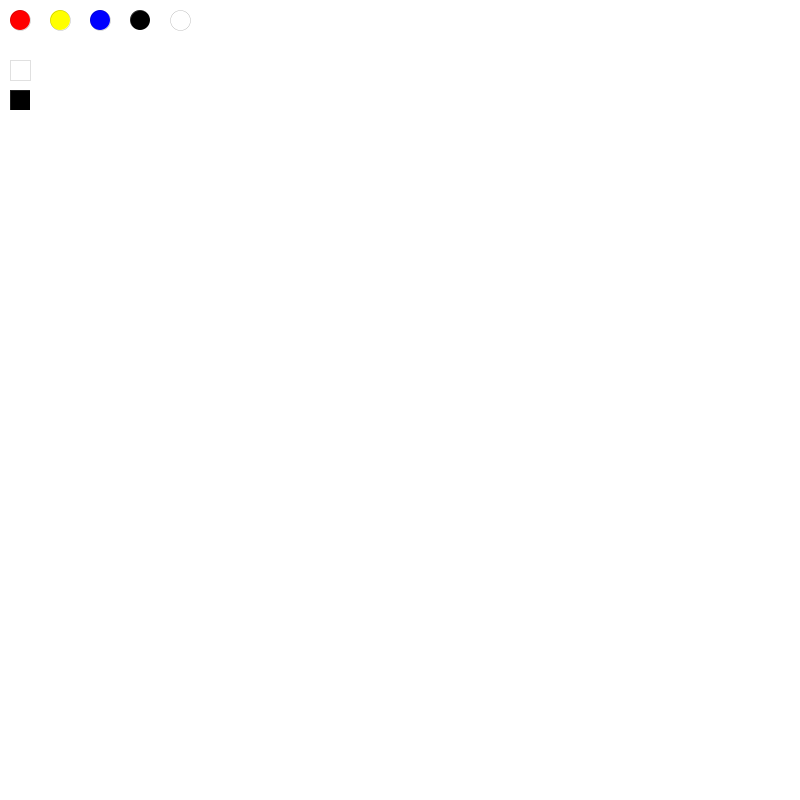
Frame 1 (no input)
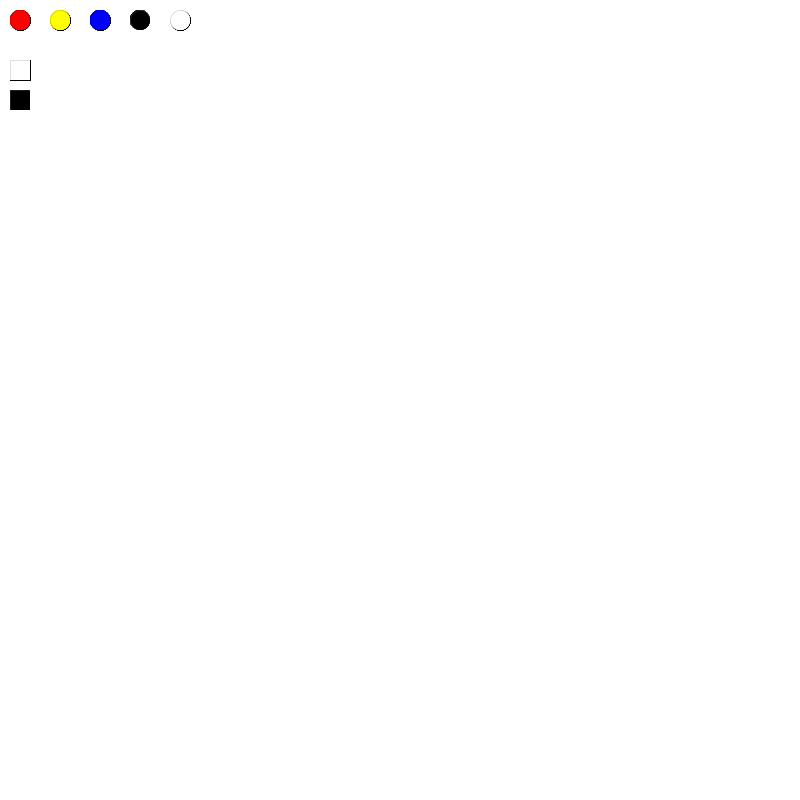
Frame 60 (the mouse pressed at the canvas centre just before this capture)
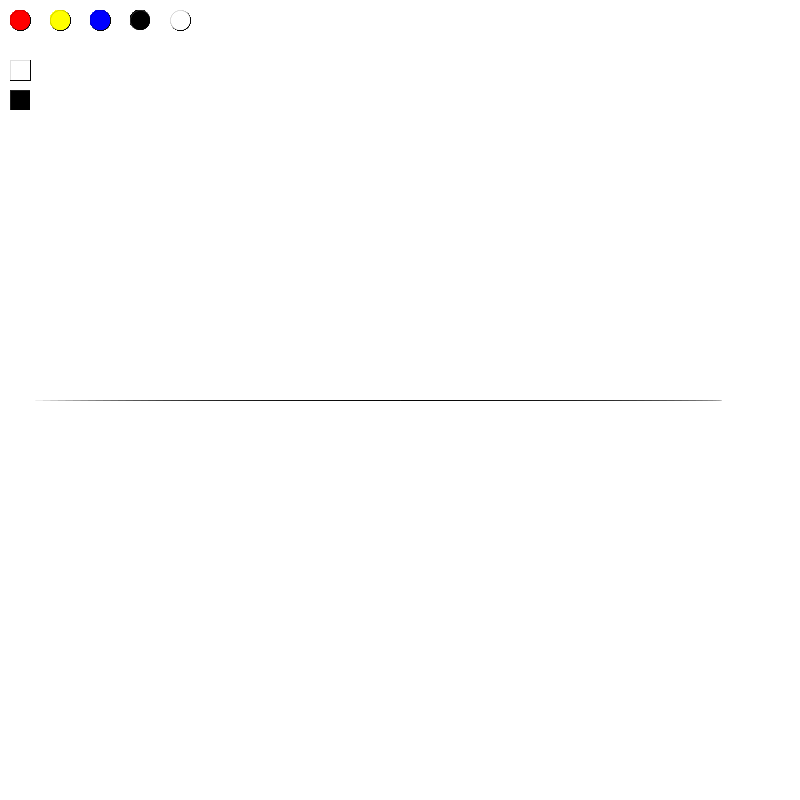
Frame 120 (the mouse held since frame 60 and released just before this capture)

The Processing sketch that drew these frames (run headless with seeded random() and noise(); from frame 60 on, the mouse is pressed at the canvas centre):

// Processing sketch: processing_43020
// ── processing_43020.pde

int oldMouseX, oldMouseY;
color myPenStroke;
int myPenWeight;
float[] x = new float[101];
float[] y = new float[101];

void setup(){
  size(800,800);
  background(255);
  smooth();
  oldMouseX=0;
  oldMouseY=0;
  myPenStroke = color(0,0,0);
  myPenWeight=1;
  
  for (int j=0;j<101;j++){
x[j]=width/101*j;
y[j]=height/2;
  
}
}

void draw(){
  move(x,y);
  display();

 strokeWeight(0);
  stroke(myPenStroke,150);
      if(mousePressed) {
    if(oldMouseX != mouseX || oldMouseY != mouseY) {
     for(int j=1;j<100;j++){
        oldMouseX++;
        oldMouseY++;
      curve(mouseX,mouseY,x[j],y[j],x[j],y[j],x[j],y[j]);
      curve(mouseX,mouseY,mouseX,mouseY,x[j],y[j],x[j],y[j]);
  
            follow();

        }
      }
    }
 
  oldMouseX=mouseX;
  oldMouseY=mouseY;
 //red button
fill(255,0,0);
stroke(0);
strokeWeight(0);
ellipse  (20,20,20,20);
if(mousePressed && dist(20,20,mouseX,mouseY) < 20) {
myPenStroke = color(255,0,0);
}
//yellow button
fill(255,255,0);
stroke(0);
ellipse(60,20,20,20);
if(mousePressed && dist(60,20,mouseX,mouseY) < 20) {
myPenStroke = color(255,255,0);
}
//blue button
fill(0,0,255);
stroke(0);
ellipse(100,20,20,20);
if(mousePressed && dist(100,20,mouseX,mouseY) < 20) {
myPenStroke = color(0,0,255);
}
//black
fill(0);
stroke(255);
ellipse(140,20,20,20);
if(mousePressed && dist(140,20,mouseX,mouseY) < 20) {
myPenStroke = color(0);
}
//eraser
fill(255);
stroke(0);
strokeWeight(0);
ellipse(180,20,20,20);
if(mousePressed && dist(180,20,mouseX,mouseY) < 20) {
myPenStroke = color(255);
}

//clear screen
fill(255);
stroke(0);
rect(10,60,20,20);
if(mousePressed) {
if(mouseX > 10 &&mouseX <30 && mouseY > 60&&mouseY<80){
background(255);
}
}

//clear screen black
fill(0);
stroke(255);
rect(10,90,20,20);
if(mousePressed) {
if(mouseX > 10 &&mouseX <30 && mouseY > 90&&mouseY<110){
background(0);
}
}

}

  
void follow(){
x[100]=x[100]+(mouseX-x[100])/8;
y[100]=y[100]+(mouseY-y[100])/8;
}




void move(float[] X,float[] Y){
for(int j=0;j<100;j++){
X[j]+=(X[j+1]-X[j])/8;
Y[j]+=(Y[j+1]-Y[j])/8;
}

}

void display(){

}
